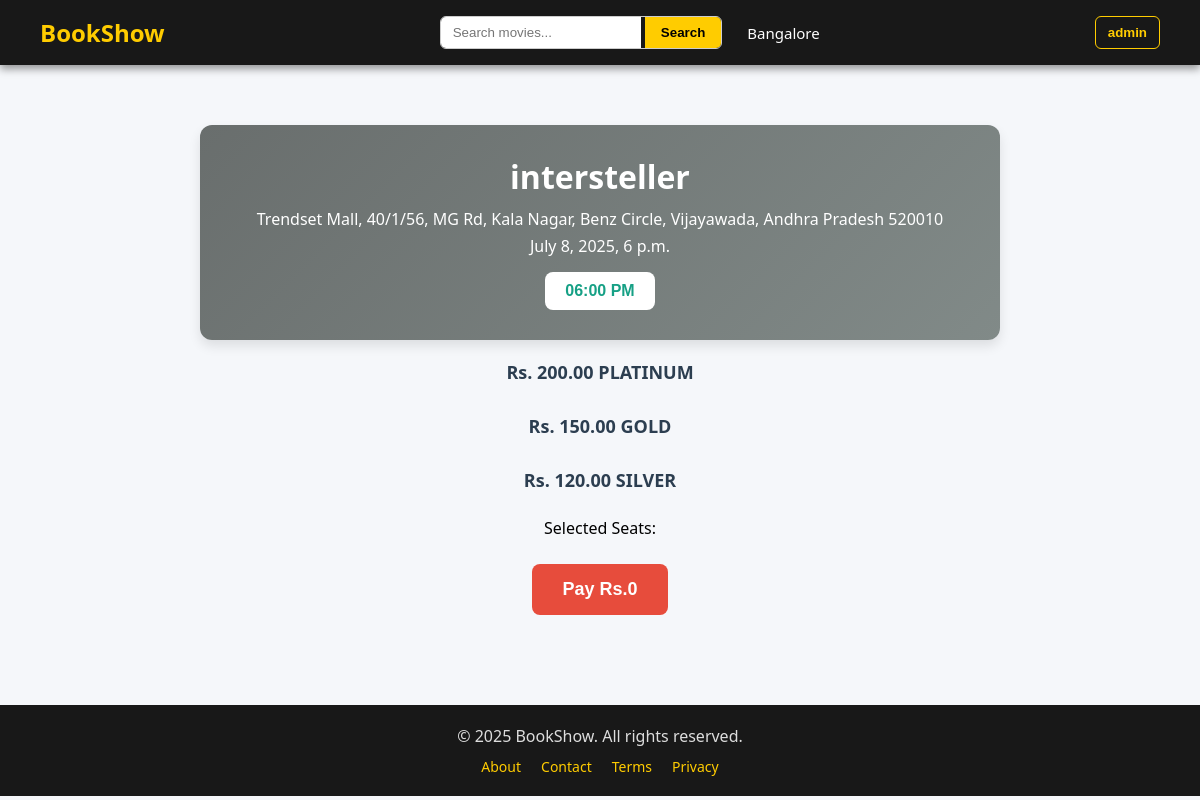
The app's page /bookings/seats/18/ (signed in) with its own data.
### accounts/models.py (models this page shows)
class User(AbstractUser):
    phone = models.IntegerField(unique=True, null=True, blank=True)
    is_theater_manager = models.BooleanField(default=False, null=True, blank=True)
    is_approved = models.BooleanField(default=False)
    otp = models.IntegerField(null=True,blank=True)
    otp_verified = models.BooleanField(default=False)
    otp_expiry = models.DateTimeField(null=True,blank=True)

### theaters/models.py (models this page shows, shortened)
class Showtime(models.Model):
    theater = models.ForeignKey(Theater, on_delete=models.CASCADE)
    movie = models.ForeignKey(Movie, on_delete=models.CASCADE)
    showtime = models.DateTimeField()
    silver_seats_price = models.DecimalField(max_digits=5, decimal_places=2, null=True, blank=True)
    gold_seats_price = models.DecimalField(max_digits=5, decimal_places=2, null=True, blank=True)
    platinum_seats_price = models.DecimalField(max_digits=5, decimal_places=2, null=True, blank=True)

class Theater(models.Model):
    name = models.CharField(max_length=100)
    city = models.CharField(max_length=100)
    address = models.TextField()

### movies/models.py (models this page shows, shortened)
class Movie(models.Model):
    title = models.CharField(max_length=300)
    genre = models.CharField(max_length=300,choices=genres,null=True, blank=True)
    language = models.CharField(max_length=300,choices=languages,null=True,blank=True)
    synopsis = models.TextField(null=True,blank=True)
    duration_minutes = models.IntegerField(null=True,blank=True)
    release_date = models.DateField(null=True,blank=True)
    trailer_url = models.URLField(null=True,blank=True)
    status = models.CharField(max_length=300, choices=[('Upcoming','Upcoming'),('Released','Released')], null=True,blank=True)
    created_at = models.DateField(auto_now_add=True)
    movie_image = models.ImageField(upload_to='movies/',null=True,blank=True)
    slug = models.CharField(max_length=2000,null=True,blank=True)
    def __str__(self):
        return self.title

### bookings/views.py (the view, shortened to what this page needs)
# urls.py: path('seats/<int:show_id>/',views.Seat_Selection_view,name='seats'),
def Seat_Selection_view(request, show_id):
    showtime_obj = Showtime.objects.get(id=show_id)
    theater = showtime_obj.theater
    movie = showtime_obj.movie
    seats = Seat.objects.filter(theater=theater).order_by('row_label', 'seat_number')
    seat_rows = {}
    booked_seats = [booking_seat.seat for booking_seat in BookingSeat.objects.filter(showtime=showtime_obj)]
    context = {
        'movie': movie,
        'theater': theater,
        'showtime': showtime_obj,
        'seats': seats,
        'seat_rows': seat_rows,
    }
    return render(request, 'theaters/seatselection.html', context)

### templates/theaters/seatselection.html (shortened to what this page needs)
{% extends 'dashboard/base_dashboard.html' %}
{% block content %}
{% load static %}
<link rel="stylesheet" href="{% static 'css/theaters/seatselection.css' %}">
<div class="showtime-header">
  <h2>{{ showtime.movie }}</h2>
  <p>{{ showtime.theater.address }}</p>
  <p>{{ showtime.showtime }}</p>
  <div class="showtimes">
    <button>{{ showtime.showtime|time:"h:i A" }}</button>
  </div>
</div>
<div class="container">
  <div class="seating">
    <div class="category-label">Rs. {{ showtime.platinum_seats_price }} PLATINUM</div>
    <div class="category-label">Rs. {{ showtime.gold_seats_price }} GOLD</div>
    <div class="category-label">Rs. {{ showtime.silver_seats_price }} SILVER</div>
    <form method="POST" action="{% url 'seatbooking' showtime.id %}">
      <p id="selectedSeatsDisplay">Selected Seats: </p>
      <button type="submit" class="pay-button" id="payButton">Pay Rs.0</button>
    </form>
  </div>
</div>
{% endblock %}

### templates/dashboard/base_dashboard.html (shortened to what this page needs)
{% load static %}
<!DOCTYPE html>
<html lang="en">
<head>
    <link rel="stylesheet" href="{% static 'css/base_dashboard.css' %}">
</head>
<body>
    <header class="navbar">
        <div class="logo"><a href="{% url 'home' %}">BookShow</a></div>
        <div class="nav-center">
            <div class="search-bar">
                <form action="{% url 'search_mv' %}" method="post">
                    <input type="text" name="title" placeholder="Search movies..." id="movieSearchInput">
                    <button id="searchBtn">Search</button>
                </form>
            </div>
            <div class="location">
                <span> Bangalore </span>
            </div>
        </div>
        <div class="nav-actions">
            {% if user.is_authenticated %}
                <div class="user-dropdown">
                    <button id="userDropdownBtn">{{ request.user }}</button>
                </div>
            {% else %}
                <a href="{% url 'login' %}" class="login-btn">Login</a>
            {% endif %}
        </div>
    </header>
    <main class="main-content">
        {% block content %}
        {% endblock %}
    </main>
    <footer class="footer">
        <div class="footer-content">
            <p>&copy; 2025 BookShow. All rights reserved.</p>
            <div class="footer-links">
                <a href="#">About</a>
                <a href="#">Contact</a>
                <a href="#">Terms</a>
                <a href="#">Privacy</a>
            </div>
        </div>
    </footer>
</body>
</html>

### static/css/base_dashboard.css (style rules this page uses)
* { margin: 0; padding: 0; box-sizing: border-box; }
body, html { font-family: Arial, sans-serif; min-height: 100vh; overflow-x: hidden; background-color: #f9f9f9; }
.navbar { width: 100%; padding: 16px 40px; display: flex; justify-content: space-between; align-items: center; background-color: rgba(0, 0, 0, 0.9); color: #ffcc00; position: sticky; top: 0; z-index: 100; box-shadow: 0 4px 8px rgba(0,0,0,0.4); }
.logo a { color: #ffcc00; text-decoration: none; font-size: 24px; font-weight: bold; transition: color 0.3s ease; }
.nav-center { display: flex; align-items: center; gap: 20px; }
.search-bar { display: flex; border: 1px solid #ccc; border-radius: 6px; overflow: hidden; }
.search-bar input { padding: 8px 12px; border: none; outline: none; width: 200px; }
.search-bar button { padding: 8px 16px; background-color: #ffcc00; border: none; cursor: pointer; font-weight: bold; transition: background-color 0.3s; }
.location { color: #fff; font-size: 15px; }
.nav-actions { display: flex; align-items: center; gap: 15px; }
.user-dropdown { position: relative; }
.user-dropdown button { background: none; border: 1px solid #ffcc00; color: #ffcc00; padding: 8px 12px; border-radius: 6px; cursor: pointer; font-weight: bold; }
.main-content { padding: 40px; min-height: 80vh; }
.footer { background-color: rgba(0, 0, 0, 0.9); color: #ddd; padding: 20px 40px; text-align: center; }
.footer-content { display: flex; flex-direction: column; align-items: center; gap: 10px; }
.footer-links { display: flex; gap: 20px; }
.footer-links a { color: #ffcc00; text-decoration: none; font-size: 14px; transition: color 0.3s; }

### static/css/theaters/seatselection.css (style rules this page uses)
body { font-family: 'Segoe UI', sans-serif; background: #f5f7fa; margin: 0; padding: 0; }
.category-label { font-size: 18px; font-weight: 600; margin: 20px 0 10px; color: #2c3e50; text-align: center; }
.pay-button { margin-top: 25px; background-color: #e74c3c; color: #fff; padding: 15px 30px; border: none; border-radius: 8px; font-size: 18px; font-weight: bold; cursor: pointer; display: block; margin-left: auto; margin-right: auto; }
#selectedSeatsDisplay { text-align: center; margin-top: 15px; font-size: 16px; }
.showtime-header { background: linear-gradient(135deg, #696e6d, #818a88); color: white; padding: 30px 20px; border-radius: 12px; margin: 20px auto; text-align: center; box-shadow: 0 6px 12px rgba(0, 0, 0, 0.1); max-width: 800px; }
.showtime-header h2 { font-size: 32px; font-weight: bold; margin-bottom: 10px; }
.showtime-header p { font-size: 16px; margin: 5px 0; }
.showtime-header .showtimes { margin-top: 15px; }
.showtime-header .showtimes button { background-color: white; color: #16a085; border: none; padding: 10px 20px; font-weight: 600; font-size: 16px; border-radius: 8px; cursor: pointer; transition: all 0.3s ease; }

### records on screen
User: user "admin"
Showtime: movie "intersteller", theater.address "Trendset Mall, 40/1/56, MG Rd, Kala Nagar, Benz Circle, Vijayawada, Andhra Pradesh 520010", showtime "July 8, 2025, 6 p.m.", showtime "06:00 PM", platinum_seats_price "200.00", gold_seats_price "150.00", silver_seats_price "120.00"
